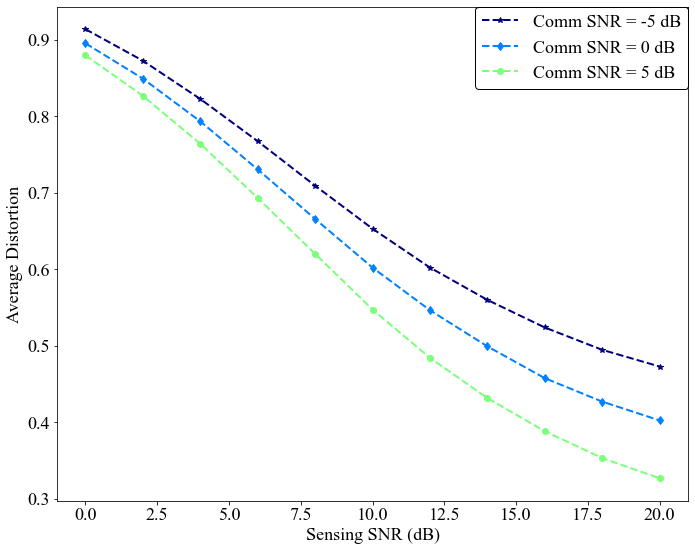

Recreate this plot in Python.
#!/usr/bin/env python3
# -*- coding: utf-8 -*-
"""
Created on Tue Oct  7 15:20:25 2025

@author: jack
"""

import numpy as np
import matplotlib.pyplot as plt
import scipy
import commpy
import cvxpy as cpy
from scipy.linalg import sqrtm, inv


from Tools import freqDomainView

# 全局设置字体大小
plt.rcParams["font.family"] = "Times New Roman"
# plt.rcParams["font.family"] = "SimSun"
plt.rcParams['font.size'] = 18               # 设置全局字体大小
plt.rcParams['axes.titlesize'] = 18          # 设置坐标轴标题字体大小
plt.rcParams['axes.labelsize'] = 18          # 设置坐标轴标签字体大小
plt.rcParams['xtick.labelsize'] = 18         # 设置 x 轴刻度字体大小
plt.rcParams['ytick.labelsize'] = 18         # 设置 y 轴刻度字体大小
plt.rcParams['axes.unicode_minus'] = False   # 用来显示负号
plt.rcParams["figure.figsize"] = [8, 6]      # 调整生成的图表最大尺寸
# plt.rcParams['figure.dpi'] = 300           # 每英寸点数
plt.rcParams['lines.linestyle'] = '-'
plt.rcParams['lines.linewidth'] = 2          # 线条宽度
plt.rcParams['lines.color'] = 'blue'
plt.rcParams['lines.markersize'] = 6         # 标记大小
# plt.rcParams['figure.facecolor'] = 'lightgrey'   # 设置图形背景色为浅灰色
plt.rcParams['figure.facecolor'] = 'white'         # 设置图形背景色为浅灰色
plt.rcParams['axes.edgecolor'] = 'black'           # 设置坐标轴边框颜色为黑色
plt.rcParams['legend.fontsize'] = 18
np.random.seed(42)

#%%

def sensing_distortion(Ms, R_x, sigma_s2, Sigma_s_inv):
    """计算感知失真 D_s(R_x)"""
    inner_matrix = (1/sigma_s2) * R_x + Sigma_s_inv
    return Ms * np.trace(np.linalg.inv(inner_matrix))

def R_s_matrix(Sigma_s, R_x, sigma_s2, Sigma_s_inv):
    """计算 R_s 矩阵"""
    inner_matrix = (1/sigma_s2) * R_x + Sigma_s_inv
    return Sigma_s - np.linalg.inv(inner_matrix)

def channel_capacity(Mc, R_x, H_c, sigma_c2):
    """计算信道容量 C(R_x)"""
    I_mc = np.eye(Mc)
    inner_matrix = (1/sigma_c2) * H_c @ R_x @ H_c.conj().T + I_mc
    return np.log(np.linalg.det(inner_matrix))

def generate_hermitian_matrix(N):
    """
    生成维度为N的随机Hermitian矩阵
    """
    # 生成随机复数矩阵
    A = np.random.randn(N, N) #+ 1j * np.random.randn(N, N)

    # 构造Hermitian矩阵：A + A^H
    H = (A + A.conj().T) / 2

    return H

def generate_hermitian_from_eigenvalues(N):
    """
    通过指定特征值生成Hermitian矩阵
    """
    # 生成随机实数特征值（Hermitian矩阵的特征值都是实数）
    eigenvalues = np.random.randn(N)

    # 生成随机酉矩阵
    U = np.random.randn(N, N) #+ 1j * np.random.randn(N, N)
    U, _ = np.linalg.qr(U)  # QR分解得到酉矩阵

    # 构造Hermitian矩阵：U * diag(eigenvalues) * U^H
    H = U @ np.diag(eigenvalues) @ U.conj().T

    return H
#%%
Nt = 10
Mc = 5
Ms = 2
Iter = 200               # 信道遍历次数
max_iterations = 50     # SCA 迭代次数
I_mc = np.eye(Mc)
I_nt = np.eye(Nt)
Pt = 1

tolerance = 1e-6
SNRcom = [-5, 0, 5]
SNRsen = np.arange(0, 22, 2)
Sigma_s = np.diag(np.random.rand(Nt)*2)          #  generate_hermitian_matrix(Nt),   np.diag(np.random.rand(Nt)*2)
# 预先计算常数矩阵
Sigma_s_inv = np.linalg.inv(Sigma_s)

Distor_optimal = np.zeros((len(SNRcom), len(SNRsen), Iter))
res_d = {}

R0 = Pt/Nt * I_nt

for ii, snrcom in enumerate(SNRcom):
    sigma_c2 = 10**(-snrcom/10.0)
    for jj, snrsen in enumerate(SNRsen):
        sigma_s2 = 10**(-snrsen/10.0)
        for kk, It in enumerate(range(Iter)):
            key = f"{snrcom}-{snrsen}-{It}"
            print(f"snrcom:{snrcom} -> snrsen:{snrsen} -> It:{It}")
            Hc = np.random.randn(Mc, Nt) + 1j * np.random.randn(Mc, Nt)

            R_x_prev = R0
            obj_values = []
            for it in range(max_iterations):
                # 计算常数矩阵 P
                P = inv((1/sigma_s2) * R_x_prev + inv(Sigma_s))
                # 定义优化变量
                Rx = cpy.Variable((Nt, Nt), symmetric=True)
                D = cpy.Variable((Nt, Nt), symmetric=True)
                # 计算线性化近似 ~R_s
                R_s_tilde = Sigma_s - P + (1/sigma_s2) * P @ (Rx - R_x_prev) @ P

                # 计算 f(R_x) 的线性化近似
                Sigma_minus_P = Sigma_s - P
                Sigma_minus_P_inv = np.linalg.inv(Sigma_minus_P)
                f_Rx = np.log(np.linalg.det(Sigma_minus_P)) + (1/sigma_s2) * cpy.trace(Sigma_minus_P_inv @ P @ (Rx - R_x_prev) @ P)

                # 目标函数 - 使用矩阵分式方法避免直接求逆,对于 Tr((A*R_x + B)^{-1})，我们使用辅助变量和矩阵不等式
                A = (1/sigma_s2) * I_nt
                B = Sigma_s_inv

                # 方法1：使用Schur补引理, 引入辅助变量 Z，约束 [A*R_x + B, I; I, Z] >= 0,然后最小化 trace(Z)
                Z = cpy.Variable((Nt, Nt), symmetric=True)
                schur_constraint = cpy.bmat([
                                            [A @ Rx + B, I_nt],
                                            [I_nt, Z]
                                           ]) >> 0

                objective = Ms * cpy.trace(Z) + cpy.trace(D)
                #### 约束条件
                inner_matrix_capacity = (1/sigma_c2) * Hc @ Rx @ Hc.conj().T + I_mc
                capacity_constraint = cpy.log_det((1/sigma_c2) * Hc @ Rx @ Hc.conj().T + I_mc) - Ms * (f_Rx - cpy.log_det(D)) >= 0

                constraints = [
                                schur_constraint,
                                capacity_constraint,
                                R_s_tilde - D >> 0,
                                Rx >> 0,
                                cpy.trace(Rx) <= Pt
                                ]

                # 求解问题
                prob = cpy.Problem(cpy.Minimize(objective), constraints)
                try:
                    prob.solve(solver=cpy.MOSEK, verbose=False,)
                except Exception as e:
                    print(f"  Solver error at iteration {it}: {e}")
                    break

                if prob.status not in ["optimal", "optimal_inaccurate"]:
                    print(f"  Iteration {it}: Problem status - {prob.status}")
                    if it == 0:
                        R_x_opt =  R_x_prev
                    break

                R_x_opt = Rx.value
                if R_x_opt is None:
                    print(f"  Iteration {it}: No solution found")
                    break

                obj_value = sensing_distortion(Ms, R_x_opt, sigma_s2, Sigma_s_inv) + np.trace(D.value)
                obj_values.append(obj_value)

                print(f"  Iteration {it}: Objective = {obj_value:.6f}")

                if it > 0:
                    relative_change = abs(obj_value - obj_values[-2]) / (abs(obj_values[-2]) + 1e-8)
                    if relative_change < tolerance:
                        print(f"Converged after {it+1} iterations")
                        break

                R_x_prev = R_x_opt
            Distor_optimal[ii, jj, kk] = obj_values[-1]
            res_d[key] = obj_values

Distor_optim_avg = np.mean(Distor_optimal, axis = (2)) / (Ms * Nt)

colors = plt.cm.jet(np.linspace(0, 1, 5))

fig, axs = plt.subplots(1, 1, figsize=(10, 8))
axs.plot(SNRsen, Distor_optim_avg[0], '--', lw = 2, marker = '*', color=colors[0], label = "Comm SNR = -5 dB")
axs.plot(SNRsen, Distor_optim_avg[1], '--', lw = 2, marker = 'd', color=colors[1], label = "Comm SNR = 0 dB")
axs.plot(SNRsen, Distor_optim_avg[2], '--', lw = 2, marker = 'o', color=colors[2], label = "Comm SNR = 5 dB")

axs.set_xlabel('Sensing SNR (dB)', )
axs.set_ylabel('Average Distortion', )

legend1 = plt.legend(loc='best', borderaxespad=0, edgecolor='black',  )
frame1 = legend1.get_frame()
frame1.set_alpha(1)
frame1.set_facecolor('none')  # 设置图例legend背景透明

out_fig = plt.gcf()
plt.tight_layout()
plt.show()




#%%






#%%






#%%






#%%
